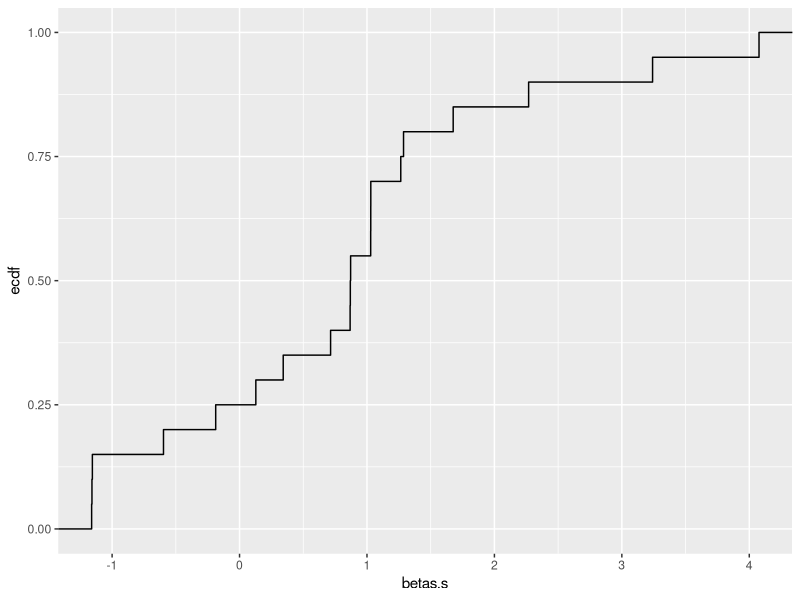
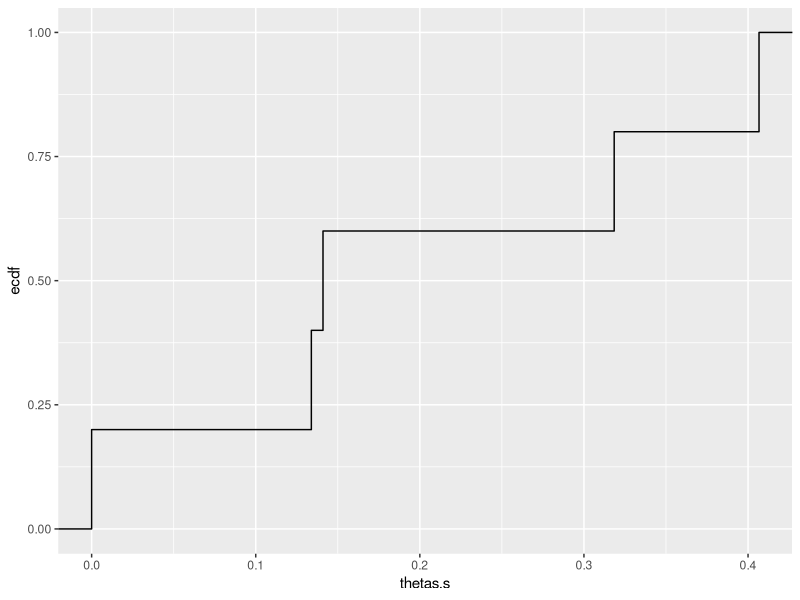
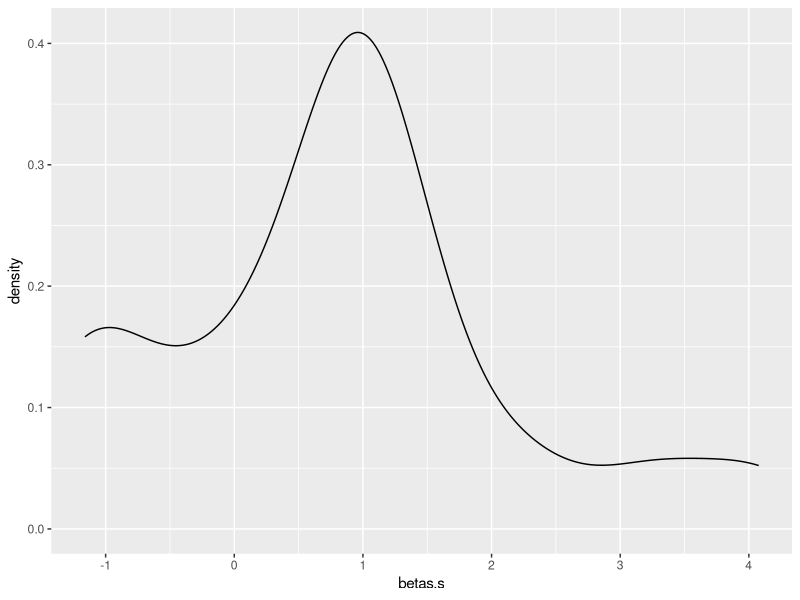
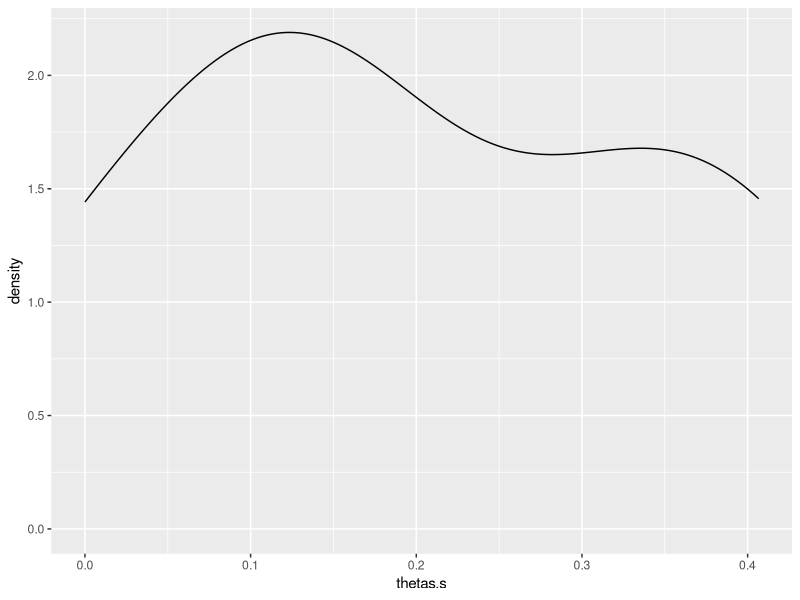

Recreate these plots in R, in order.
library(ggplot2)
set.seed(62)

#DATA SIMULATION
rasch.modelling <- function(persons, items) {
  n.items <- length(items)
  n.persons <- length(persons)
  fsmat <- outer(persons, items, "-")
  psolve <- exp(fsmat)/(1 + exp(fsmat))
  R <- (matrix(runif(n.items*n.persons),n.persons,n.items) < psolve)*1
  R
}

npersons <- 100
nitems <- 20
ndiscrete <- 5 
discrete.space <- c(1,2,3,4,5) 

sampleDist = function(n) { 
  sample(x = discrete.space, n, replace = T, prob = c(0.1, 0.2, 0.3, 0.2, 0.3)) 
} 

persons <- sampleDist(npersons)
items <- rnorm(nitems)
rmdata <- rasch.modelling(persons, items)
Y <- t(rmdata)


#APPROXIMATIONS
thetas.s <- rep(1/ndiscrete, ndiscrete) 
betas.s <- rep(0.5, nitems) 

#UITLS
probability <- function(beta, theta) {
  return(1 / (1 + exp(beta - theta)))
}

log.likelihood <- function(x) { # equation 16
  P <- outer(x, discrete.space, probability)
  bet <- rep(0, nitems) 
  for (j in (1:nitems)) {
    bet.k <- rep(0, ndiscrete) 
    for (k in (1:ndiscrete)) {
      bet.k[k] <- r[j,k]*log(P)[j,k] + (n[k] - r[j,k])*log(1 - P)[j,k]
    }
    bet[j] <- sum(bet.k)
  }
  res <- sum(bet)
  return(res)
}
eps <- 10^-6

#P -- matrix w/ probabilities JxK (nitems x ndisrete)
#Y -- response matrix JxN  (nitems x npersons)
#pi_s -- vector of length K (ndiscrete)
#r_s -- matrix JxK (nitems x ndisrete)

old.likelihood <- 1
new.likelihood <- 0
iter_count <- 0
# E STEP  
while (abs(old.likelihood - new.likelihood) > eps) {
  iter_count <- iter_count + 1
  P <- outer(betas.s, discrete.space, probability)
  # сворачиваем по j
  prod_j <- exp(colSums(log(P)[, rep(1:ndiscrete, npersons)] * Y[, rep(1:npersons, each = ndiscrete)] + log(1 - P)[, rep(1:ndiscrete, npersons)] * (1 - Y)[, rep(1:npersons, each = ndiscrete)]))
  # получили матрицу
  dim(prod_j) <- c(ndiscrete, npersons)
  # домножили на пи
  prod_j_pi <- prod_j * thetas.s
  # свернули по k -- нормировали вдоль столбцов на сумму по столбцам
  prod_j_pi_k <- t(t(prod_j_pi)/rowSums(t(prod_j_pi)))
  # свернули по N
  n <- rowSums(prod_j_pi_k) #equation 13
  r <- rowSums(prod_j_pi_k[rep(1:ndiscrete, nitems), ] * Y[rep(1:nitems, each = ndiscrete), ])
  r <- matrix(r,nrow = nitems, ncol = ndiscrete, byrow = TRUE) #equation 14
  
  # M STEP
  thetas.s <- n/npersons
  opt <- optim(betas.s, 
               log.likelihood, 
               NULL, 
               method = "Nelder-Mead", 
               control = c(maxit = 100, reltol = 1e-8, alpha = 1.0, beta = 0.5, gamma = 2.0, fnscale = -1))
  betas.s <- opt$par
  old.likelihood <- new.likelihood
  new.likelihood <- opt$value
   if (iter_count %% 10 == 0) {
    print("iteration")
    print(iter_count)
    print(betas.s)
    print(thetas.s)
    print(new.likelihood)
  }
}
ggplot(as.data.frame(betas.s), aes(betas.s)) + stat_ecdf(geom = "step")
ggplot(as.data.frame(thetas.s), aes(thetas.s)) + stat_ecdf(geom = "step")
ggplot(as.data.frame(betas.s), aes(betas.s)) + geom_density()
ggplot(as.data.frame(thetas.s), aes(thetas.s)) + geom_density()

